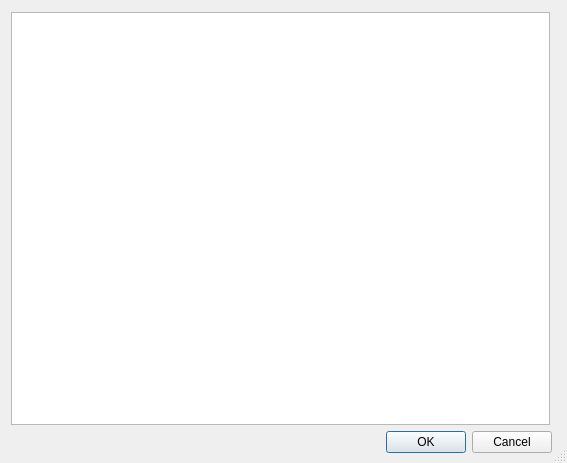
<?xml version="1.0" encoding="UTF-8"?>
<ui version="4.0">
 <class>Dialog</class>
 <widget class="QDialog" name="Dialog">
  <property name="geometry">
   <rect>
    <x>0</x>
    <y>0</y>
    <width>567</width>
    <height>463</height>
   </rect>
  </property>
  <property name="sizePolicy">
   <sizepolicy hsizetype="Expanding" vsizetype="Expanding">
    <horstretch>0</horstretch>
    <verstretch>0</verstretch>
   </sizepolicy>
  </property>
  <property name="windowTitle">
   <string>Dialog</string>
  </property>
  <property name="sizeGripEnabled">
   <bool>true</bool>
  </property>
  <widget class="QWidget" name="layoutWidget">
   <property name="geometry">
    <rect>
     <x>11</x>
     <y>12</y>
     <width>541</width>
     <height>441</height>
    </rect>
   </property>
   <layout class="QVBoxLayout" name="verticalLayout">
    <item>
     <widget class="QTextEdit" name="FileEditorBox">
      <property name="sizePolicy">
       <sizepolicy hsizetype="Expanding" vsizetype="Expanding">
        <horstretch>0</horstretch>
        <verstretch>0</verstretch>
       </sizepolicy>
      </property>
      <property name="minimumSize">
       <size>
        <width>539</width>
        <height>397</height>
       </size>
      </property>
      <property name="maximumSize">
       <size>
        <width>539</width>
        <height>16777215</height>
       </size>
      </property>
      <property name="sizeAdjustPolicy">
       <enum>QAbstractScrollArea::AdjustToContents</enum>
      </property>
     </widget>
    </item>
    <item>
     <layout class="QHBoxLayout" name="horizontalLayout">
      <item>
       <spacer name="horizontalSpacer">
        <property name="orientation">
         <enum>Qt::Horizontal</enum>
        </property>
        <property name="sizeHint" stdset="0">
         <size>
          <width>228</width>
          <height>20</height>
         </size>
        </property>
       </spacer>
      </item>
      <item>
       <widget class="QPushButton" name="OK_button">
        <property name="text">
         <string>OK</string>
        </property>
       </widget>
      </item>
      <item>
       <widget class="QPushButton" name="Cancel_button">
        <property name="text">
         <string>Cancel</string>
        </property>
       </widget>
      </item>
     </layout>
    </item>
   </layout>
  </widget>
 </widget>
 <resources/>
 <connections/>
</ui>
